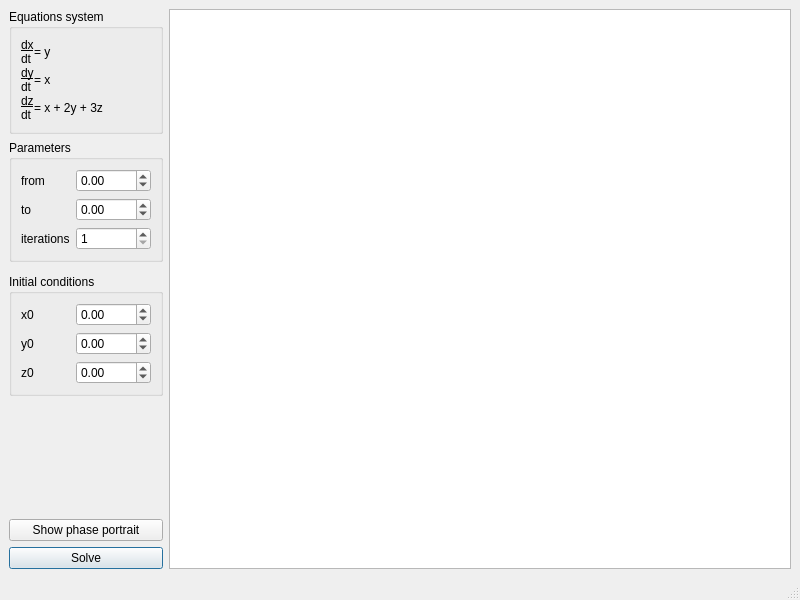
<?xml version="1.0" encoding="UTF-8"?>
<ui version="4.0">
 <class>MainWindow</class>
 <widget class="QMainWindow" name="MainWindow">
  <property name="geometry">
   <rect>
    <x>0</x>
    <y>0</y>
    <width>800</width>
    <height>600</height>
   </rect>
  </property>
  <property name="windowTitle">
   <string>MainWindow</string>
  </property>
  <widget class="QWidget" name="centralwidget">
   <layout class="QGridLayout" name="gridLayout">
    <item row="1" column="0">
     <widget class="QGroupBox" name="groupBox">
      <property name="title">
       <string>Parameters</string>
      </property>
      <property name="flat">
       <bool>false</bool>
      </property>
      <layout class="QGridLayout" name="gridLayout_4">
       <item row="3" column="1">
        <widget class="QSpinBox" name="spinbox_iterations">
         <property name="minimum">
          <number>1</number>
         </property>
         <property name="maximum">
          <number>1000</number>
         </property>
        </widget>
       </item>
       <item row="1" column="0">
        <widget class="QLabel" name="label_14">
         <property name="text">
          <string>to</string>
         </property>
        </widget>
       </item>
       <item row="0" column="0">
        <widget class="QLabel" name="label_13">
         <property name="text">
          <string>from</string>
         </property>
        </widget>
       </item>
       <item row="3" column="0">
        <widget class="QLabel" name="label_15">
         <property name="text">
          <string>iterations</string>
         </property>
        </widget>
       </item>
       <item row="0" column="1">
        <widget class="QDoubleSpinBox" name="spinbox_from">
         <property name="minimum">
          <double>-1000.000000000000000</double>
         </property>
         <property name="maximum">
          <double>1000.000000000000000</double>
         </property>
        </widget>
       </item>
       <item row="1" column="1">
        <widget class="QDoubleSpinBox" name="spinbox_to">
         <property name="minimum">
          <double>-1000.000000000000000</double>
         </property>
         <property name="maximum">
          <double>1000.000000000000000</double>
         </property>
        </widget>
       </item>
      </layout>
     </widget>
    </item>
    <item row="3" column="0">
     <widget class="QGroupBox" name="groupBox_2">
      <property name="title">
       <string>Initial conditions</string>
      </property>
      <layout class="QGridLayout" name="gridLayout_2">
       <item row="1" column="1">
        <widget class="QDoubleSpinBox" name="spinbox_y0">
         <property name="minimum">
          <double>-1000.000000000000000</double>
         </property>
         <property name="maximum">
          <double>1000.000000000000000</double>
         </property>
        </widget>
       </item>
       <item row="0" column="0">
        <widget class="QLabel" name="label">
         <property name="text">
          <string>x0</string>
         </property>
        </widget>
       </item>
       <item row="1" column="0">
        <widget class="QLabel" name="label_2">
         <property name="text">
          <string>y0</string>
         </property>
        </widget>
       </item>
       <item row="2" column="0">
        <widget class="QLabel" name="label_3">
         <property name="text">
          <string>z0</string>
         </property>
        </widget>
       </item>
       <item row="2" column="1">
        <widget class="QDoubleSpinBox" name="spinbox_z0">
         <property name="minimum">
          <double>-1000.000000000000000</double>
         </property>
         <property name="maximum">
          <double>1000.000000000000000</double>
         </property>
        </widget>
       </item>
       <item row="0" column="1">
        <widget class="QDoubleSpinBox" name="spinbox_x0">
         <property name="minimum">
          <double>-1000.000000000000000</double>
         </property>
         <property name="maximum">
          <double>1000.000000000000000</double>
         </property>
        </widget>
       </item>
      </layout>
     </widget>
    </item>
    <item row="8" column="0">
     <widget class="QPushButton" name="button_solve">
      <property name="text">
       <string>Solve</string>
      </property>
      <property name="autoDefault">
       <bool>false</bool>
      </property>
      <property name="default">
       <bool>true</bool>
      </property>
      <property name="flat">
       <bool>false</bool>
      </property>
     </widget>
    </item>
    <item row="4" column="0">
     <spacer name="verticalSpacer">
      <property name="orientation">
       <enum>Qt::Vertical</enum>
      </property>
      <property name="sizeHint" stdset="0">
       <size>
        <width>20</width>
        <height>40</height>
       </size>
      </property>
     </spacer>
    </item>
    <item row="7" column="0">
     <widget class="QPushButton" name="pushButton">
      <property name="text">
       <string>Show phase portrait</string>
      </property>
     </widget>
    </item>
    <item row="0" column="2" rowspan="9">
     <widget class="QTableView" name="table_solution"/>
    </item>
    <item row="0" column="0">
     <widget class="QGroupBox" name="groupBox_equation">
      <property name="title">
       <string>Equations system</string>
      </property>
      <layout class="QGridLayout" name="gridLayout_3">
       <property name="spacing">
        <number>0</number>
       </property>
       <item row="2" column="1" rowspan="2">
        <widget class="QLabel" name="label_9">
         <property name="text">
          <string>= x</string>
         </property>
        </widget>
       </item>
       <item row="3" column="0">
        <widget class="QLabel" name="label_8">
         <property name="sizePolicy">
          <sizepolicy hsizetype="Fixed" vsizetype="Preferred">
           <horstretch>0</horstretch>
           <verstretch>0</verstretch>
          </sizepolicy>
         </property>
         <property name="text">
          <string>dt</string>
         </property>
        </widget>
       </item>
       <item row="4" column="0">
        <widget class="QLabel" name="label_10">
         <property name="sizePolicy">
          <sizepolicy hsizetype="Fixed" vsizetype="Preferred">
           <horstretch>0</horstretch>
           <verstretch>0</verstretch>
          </sizepolicy>
         </property>
         <property name="font">
          <font>
           <underline>true</underline>
           <kerning>true</kerning>
          </font>
         </property>
         <property name="text">
          <string>dz</string>
         </property>
        </widget>
       </item>
       <item row="1" column="0">
        <widget class="QLabel" name="label_5">
         <property name="sizePolicy">
          <sizepolicy hsizetype="Fixed" vsizetype="Preferred">
           <horstretch>0</horstretch>
           <verstretch>0</verstretch>
          </sizepolicy>
         </property>
         <property name="text">
          <string>dt</string>
         </property>
        </widget>
       </item>
       <item row="2" column="0">
        <widget class="QLabel" name="label_7">
         <property name="sizePolicy">
          <sizepolicy hsizetype="Fixed" vsizetype="Preferred">
           <horstretch>0</horstretch>
           <verstretch>0</verstretch>
          </sizepolicy>
         </property>
         <property name="font">
          <font>
           <underline>true</underline>
          </font>
         </property>
         <property name="text">
          <string>dy</string>
         </property>
        </widget>
       </item>
       <item row="4" column="1" rowspan="3">
        <widget class="QLabel" name="label_12">
         <property name="text">
          <string>= x + 2y + 3z</string>
         </property>
        </widget>
       </item>
       <item row="0" column="0">
        <widget class="QLabel" name="label_4">
         <property name="sizePolicy">
          <sizepolicy hsizetype="Fixed" vsizetype="Preferred">
           <horstretch>0</horstretch>
           <verstretch>0</verstretch>
          </sizepolicy>
         </property>
         <property name="font">
          <font>
           <underline>true</underline>
          </font>
         </property>
         <property name="text">
          <string>dx</string>
         </property>
        </widget>
       </item>
       <item row="0" column="1" rowspan="2">
        <widget class="QLabel" name="label_6">
         <property name="text">
          <string>= y</string>
         </property>
        </widget>
       </item>
       <item row="5" column="0">
        <widget class="QLabel" name="label_11">
         <property name="sizePolicy">
          <sizepolicy hsizetype="Fixed" vsizetype="Preferred">
           <horstretch>0</horstretch>
           <verstretch>0</verstretch>
          </sizepolicy>
         </property>
         <property name="text">
          <string>dt</string>
         </property>
        </widget>
       </item>
      </layout>
     </widget>
    </item>
   </layout>
  </widget>
  <widget class="QMenuBar" name="menubar">
   <property name="geometry">
    <rect>
     <x>0</x>
     <y>0</y>
     <width>800</width>
     <height>21</height>
    </rect>
   </property>
  </widget>
  <widget class="QStatusBar" name="statusbar"/>
 </widget>
 <resources/>
 <connections/>
</ui>
